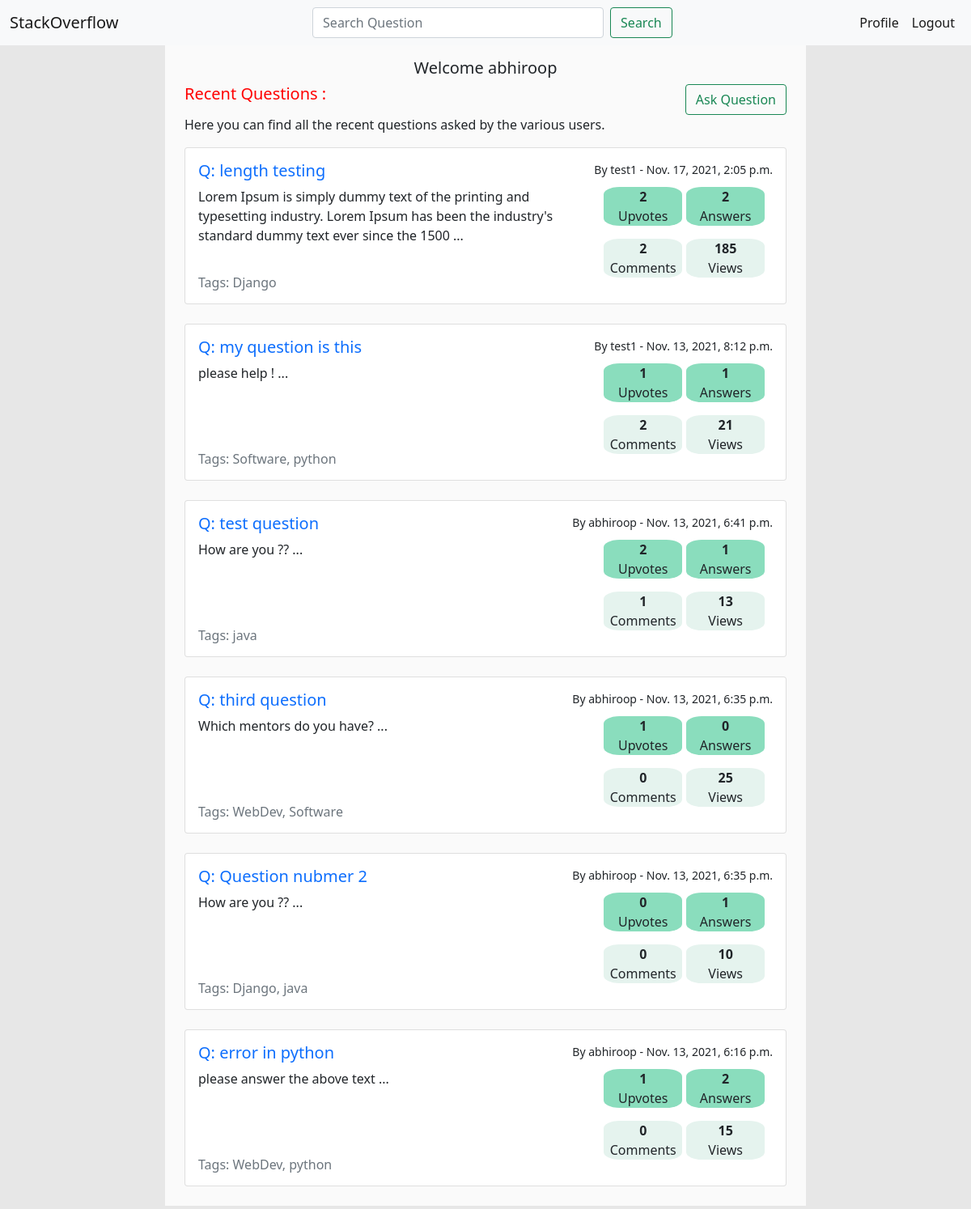
The app's page / (signed in) with its own data.
### lander/models.py (models this page shows, shortened)
class Question(models.Model):
    QUESTION_TAGS = (
        ('WebDev','WebDev'),
        ('Software','Software'),
        ('Django','Django'),
        ('java','java'),
        ('python','python'),
    )
    user = models.ForeignKey(User, on_delete=models.CASCADE)
    question_heading = models.CharField(max_length=50, null=True)
    question_text = models.CharField(max_length=1000, null=False)
    post_date = models.DateTimeField(auto_now_add=True)
    ans_count = models.IntegerField(default=0)
    comment_count = models.IntegerField(default=0)
    views = models.IntegerField(default=0)
    upvote_count = models.IntegerField(default=0, null=True)
    tags = MultiSelectField(choices = QUESTION_TAGS)

### lander/views.py (the view)
# urls.py: path('', views.index, name='index'),
def index(request):
    questions = Question.objects.all().order_by('-post_date')
    for q in questions:
        answers = Answer.objects.filter(question__pk = q.id)
        question = Question.objects.get(id = q.id)
        comments = CommentQuestion.objects.filter(question__pk = q.id)
        if answers:
            count_answers = answers.count()
            question.ans_count = count_answers
        if comments:
            count_comments = comments.count()
            question.comment_count = count_comments
        question.save()
    return render(request,'lander/index.html',{'questions': questions})

### lander/templates/lander/index.html (shortened to what this page needs)
{% extends 'lander/base.html' %}
{% load static %}
    {% block content %}
    {% if searched %}
    <div class="content">
        <div class="main_container mt-0"><br>
            {% if user.is_authenticated %}
            <h5 style="text-align: center;">Welcome {{user.username}}</h5>
            <div class="first_line">
                <h5 class="search_result">Search results for {{searched}} :</h5>
                <a href="{% url 'ask_question' %}" class="add_ques btn btn-outline-success" >Ask Question</a>
            </div>
            {% for i in question_searched %}
                <div class="card" >
                    <div class="card-body">
                        <div class="first_line">
                            <h5 ><a href="{% url 'question_detail' i.id %}" style="text-decoration: none;">Q: {{ i.question_heading }}</a></h5>
                            <small><div class="float-right" id="user_desc_big">By {{i.user}} - {{i.post_date}}</div></small>
                        </div>
                        <div class="row">
                            <div class="col-md-8">
                                <p class="card-text">{{i.question_text|slice:":150"|add:" ..." }}</p>
                                <small><h6 class=" text-muted pb-2" id="tag_bottom">Tags: {{i.tags}}</h6></small>
                                <small><div class="float-right" id="user_desc">By {{i.user}} - {{i.post_date}}</div></small>
                                </div>
                            <div class="col-md-4">
                                <div class="row">
                                    <div class="col-md-1"></div>
                                    <div class="col-md-5 float-right px-0">
                                        <div class="info_box px-0">
                                            <p class="mb-0"><strong >{{ i.upvote_count }}</strong></p>
                                            <p class="mt-0">Upvotes</p>
                                        </div>
                                        <div class="info_box2 px-0">
                                            <p class="mb-0"><strong >{{ i.comment_count }}</strong></p>
                                            <p class="mt-0 element_fit">Comments</p>
                                        </div>
                                    </div>
                                    <div class="col-md-5 px-0">
                                        <div class="info_box">
                                            <p class="mb-0"><strong >{{ i.ans_count }}</strong></p>
                                            <p class="mt-0">Answers</p>
                                        </div>
                                        <div class="info_box2 px-0">
                                            <p class="mb-0"><strong > {{ i.views }} </strong></p>
                                            <p class="mt-0">Views</p>
                                        </div>
                                    </div>
                                </div>
                            </div>
                        </div>
                    </div>
                </div>
                <br>
                {% endfor %}
            {% else %}
        <div class="first_line">
            <h5 class="search_result">Search results for {{searched}} :</h5>
            <a href="{% url 'ask_question' %}" class="add_ques btn btn-outline-success" >Ask Question</a>
        </div>
        {% for i in question_searched %}
            <div class="card" >
                <div class="card-body">
                    <div class="first_line">
                        <h5 ><a href="{% url 'question_detail' i.id %}" style="text-decoration: none;">Q: {{ i.question_heading }}</a></h5>
                        <small><div class="float-right" id="user_desc_big">By {{i.user}} - {{i.post_date}}</div></small>
                    </div>
                    <div class="row">
                        <div class="col-md-8">
                            <p class="card-text">{{i.question_text|slice:":150"|add:" ..." }}</p>
                            <small><h6 class=" text-muted pb-2" id="tag_bottom">Tags: {{i.tags}}</h6></small>
                            <small><div class="float-right" id="user_desc">By {{i.user}} - {{i.post_date}}</div></small>
                            </div>
                        <div class="col-md-4">
                            <div class="row">
                                <div class="col-md-1"></div>
                                <div class="col-md-5 float-right px-0">
                                    <div class="info_box px-0">
                                        <p class="mb-0"><strong >{{ i.upvote_count }}</strong></p>
                                        <p class="mt-0">Upvotes</p>
                                    </div>
                                    <div class="info_box2 px-0">
                                        <p class="mb-0"><strong >{{ i.comment_count }}</strong></p>
                                        <p class="mt-0 element_fit">Comments</p>
                                    </div>
                                </div>
                                <div class="col-md-5 px-0">
                                    <div class="info_box">
                                        <p class="mb-0"><strong >{{ i.ans_count }}</strong></p>
                                        <p class="mt-0">Answers</p>
                                    </div>
                                    <div class="info_box2 px-0">
                                        <p class="mb-0"><strong > {{ i.views }} </strong></p>
                                        <p class="mt-0">Views</p>
                                    </div>
                                </div>
                            </div>
                        </div>
                    </div>
                </div>
            </div>
            <br>
            {% endfor %}
        {% endif %}
        </div>
    </div>
    {% else %}
        <div class="content mt-0 pt-0">
            <div class="main_container mt-0 "><br>
                {% if user.is_authenticated %}
                <h5 style="text-align: center;">Welcome {{user.username}}</h5>
                <div class="first_line">
                    <h5 class="search_result">Recent Questions :</h5>
                    <a href="{% url 'ask_question' %}" class="add_ques btn btn-outline-success" >Ask Question</a>
                </div>
                <p class="text_question">Here you can find all the recent questions asked by the various users.
                </p>
                {% for i in questions %}
                <div class="card" >
                    <div class="card-body">
                        <div class="first_line">
                            <h5 ><a href="{% url 'question_detail' i.id %}" style="text-decoration: none;">Q: {{ i.question_heading }}</a></h5>
                            <small><div class="float-right" id="user_desc_big">By {{i.user}} - {{i.post_date}}</div></small>
                        </div>
                        <div class="row">
                            <div class="col-md-8">
                                <p class="card-text">{{i.question_text|slice:":150"|add:" ..." }}</p>
                                <small><h6 class=" text-muted pb-2" id="tag_bottom">Tags: {{i.tags}}</h6></small>
                                </div>
                            <div class="col-md-4">
                                <div class="row">
                                    <div class="col-md-1"></div>
                                    <div class="col-md-5 float-right px-0">
                                        <div class="info_box px-0">
                                            <p class="mb-0"><strong >{{ i.upvote_count }}</strong></p>
                                            <p class="mt-0">Upvotes</p>
                                        </div>
                                        <div class="info_box2 px-0">
                                            <p class="mb-0"><strong >{{ i.comment_count }}</strong></p>
                                            <p class="mt-0 element_fit">Comments</p>
                                        </div>
                                    </div>
                                    <div class="col-md-5 px-0">
                                        <div class="info_box">
                                            <p class="mb-0"><strong >{{ i.ans_count }}</strong></p>
                                            <p class="mt-0">Answers</p>
                                        </div>
                                        <div class="info_box2 px-0">
                                            <p class="mb-0"><strong > {{ i.views }} </strong></p>
                                            <p class="mt-0">Views</p>
                                        </div>
                                    </div>
                                </div>
                            </div>
                        </div>
                    </div>
                </div>
                <br>
                {% endfor %}
        {% endif %}
        </div>
    {% endif %}
    {% endblock %}

### lander/templates/lander/base.html (style rules this page uses)
.content { margin-right: 17vw; margin-left: 17vw; background-color: rgb(250, 250, 250); }
.main_container { margin: 2vw; }
.search_result { color: red; }
.first_line { display: flex; flex-direction: row; justify-content: space-between; }
.add_ques { float: right; }
.info_box { background-color: rgb(138, 221, 189); text-align: center; width: 95%; border-radius: 20%; }
.info_box2 { background-color: rgb(229, 243, 238); text-align: center; width: 95%; border-radius: 20%; }
.element_fit { size-adjust: 0.8; }
.body { background-color: rgb(231, 231, 231); }
@media screen and (min-width: 768px) { #tag_bottom { position: absolute; bottom: 0; } }

### records on screen
Question: question_heading "length testing", user "test1", post_date "Nov. 17, 2021, 2:05 p.m.", question_text|add "Lorem Ipsum is simply dummy text of the printing and typesetting industry. Lorem Ipsum has been the industry's standard dummy text ever since the 1500 ...", tags "Django", upvote_count "2", comment_count "2", ans_count "2", views "185"
Question: question_heading "my question is this", user "test1", post_date "Nov. 13, 2021, 8:12 p.m.", question_text|add "please help ! ...", tags "Software, python", upvote_count "1", comment_count "2", ans_count "1", views "21"
Question: question_heading "test question", user "abhiroop", post_date "Nov. 13, 2021, 6:41 p.m.", question_text|add "How are you ?? ...", tags "java", upvote_count "2", comment_count "1", ans_count "1", views "13"
Question: question_heading "third question", user "abhiroop", post_date "Nov. 13, 2021, 6:35 p.m.", question_text|add "Which mentors do you have? ...", tags "WebDev, Software", upvote_count "1", comment_count "0", ans_count "0", views "25"
Question: question_heading "Question nubmer 2", user "abhiroop", post_date "Nov. 13, 2021, 6:35 p.m.", question_text|add "How are you ?? ...", tags "Django, java", upvote_count "0", comment_count "0", ans_count "1", views "10"
Question: question_heading "error in python", user "abhiroop", post_date "Nov. 13, 2021, 6:16 p.m.", question_text|add "please answer the above text ...", tags "WebDev, python", upvote_count "1", comment_count "0", ans_count "2", views "15"

### other values on screen
{{ user.username }} "abhiroop"
